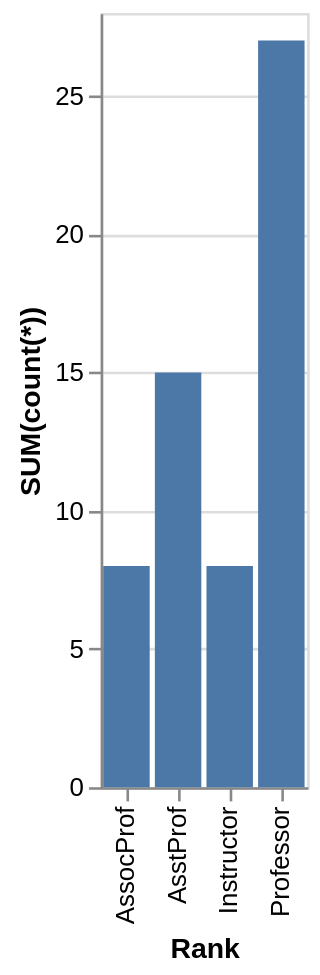

Here is the Vega-Lite specification saved for this chart:
### Vega-Lite specification from a JSON file in a GitHub repository (floating-point values rounded to 4 significant figures)
{"data": {"values": [{"x_data": "AssocProf", "y_data": 8}, {"x_data": "AsstProf", "y_data": 15}, {"x_data": "Instructor", "y_data": 8}, {"x_data": "Professor", "y_data": 27}]}, "mark": "bar", "encoding": {"x": {"field": "x_data", "type": "nominal", "title": "Rank", "sort": "ascending"}, "y": {"field": "y_data", "type": "quantitative", "title": "SUM(count(*))"}}}
